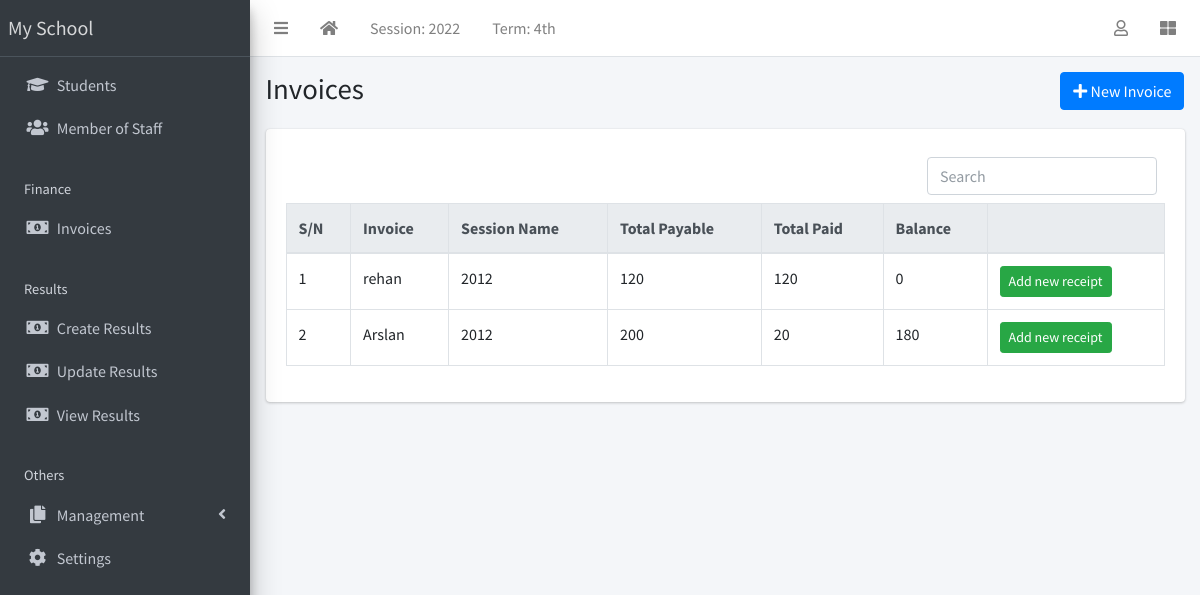
The app's page /appURL/invoicerecord/ with its own data.
### schoolapp/models.py (models this page shows, shortened)
class Invoice(models.Model):
    statuschoice = [
        ('Active','Active'),
        ('Inactive','Inactive'),
    ]
    studentnameI = models.ForeignKey(Student,on_delete=models.CASCADE, related_name="studentI")
    sessionnameI = models.ForeignKey(CurrentSession,on_delete=models.CASCADE, related_name="sessionI")
    termnameI = models.ForeignKey(CurrentTerm,on_delete=models.CASCADE, related_name="termI")
    classnameI = models.ForeignKey(Class,on_delete=models.CASCADE, related_name="classI")
    balance_from_prev_term = models.IntegerField()
    status = models.CharField(max_length=100,choices=statuschoice,default='Active')
    def balance(self):
        payable = self.total_amount_payable()
        paid = self.total_amount_paid()
        return payable - paid
    def amount_payable(self):
        items = FeeStructure.objects.filter(feeFK=self)
        total = 0
        for item in items:
            total += item.feeamount
        return total
    def total_amount_payable(self):
        return self.balance_from_prev_term + self.amount_payable()
    def total_amount_paid(self):
        receipts = Receipt.objects.filter(receiptFK=self)
        amount = 0
        for receipt in receipts:
            amount += receipt.amount
        return amount

class Student(models.Model):
    statuschoice = [
        ('Active','Active'),
        ('Inactive','Inactive'),
    ]
    genders = [
        ('Male','Male'),
        ('Female','Female'),
    ]
    id = models.AutoField(primary_key=True)
    status = models.CharField(max_length=100,choices=statuschoice,default='Active')
    registeration_number = models.CharField(max_length=1200,unique=True)
    first_name = models.CharField(max_length=500)
    sur_name = models.CharField(max_length=500)
    other_name = models.CharField(max_length=500, blank=True,null=True)
    gender = models.CharField(max_length=300,choices=genders,default='Male')
    date_of_birth = models.DateField()
    classnameS = models.ForeignKey(Class, on_delete=models.CASCADE, related_name="classS")
    date_of_addmission = models.DateField()
    mobile_no = models.IntegerField(null=True, blank=True,unique=True)
    address = models.TextField(null=True, blank=True)
    others = models.TextField(null=True, blank=True)
    passport = models.ImageField(upload_to='home/images',null=True, blank=True)
    def __str__(self):
        return self.first_name

class CurrentSession(models.Model):
    sessionname = models.CharField(max_length=400)
    def __str__(self):
        return self.sessionname

class Receipt(models.Model):
    amount = models.IntegerField()
    comment = models.CharField(max_length=2000,blank=True,null=True)
    date_paid = models.CharField(max_length=800, blank=True, null=True)
    receiptFK = models.ForeignKey(Invoice, on_delete=models.CASCADE, related_name="receiptR")

class FeeStructure(models.Model):
    fee_type = models.CharField(max_length=400)
    feeamount = models.IntegerField()
    feeFK = models.ForeignKey(Invoice, on_delete=models.CASCADE, related_name="invoiceFS")

### schoolapp/views.py (the view)
# urls.py: path('invoicerecord/', views.InvoiceRecord,name="invoicerecord"),
def InvoiceRecord(request):
    all_inv = Invoice.objects.all().annotate(fee=Sum('invoiceFS__feeamount'),rec=Sum('receiptR__amount'))
    return render(request,"schoolapp/invoice.html",{'invoice': all_inv})

### schoolapp/templates/schoolapp/invoice.html (shortened to what this page needs)
{% extends 'base.html' %}
{% block body %}
{% load customtag %}
{% load humanize %}
		<div class="content-wrapper">
      <section class="content-header">
        <div class="container-fluid">
          <div class="row mb-1">
            <div class="col-sm-8">
              <h1>Invoices</h1>
            </div>
            <div class="col-sm-4">
              <ol class="breadcrumb float-sm-right">
                <li class="breadcrumb-item">
<a class="btn btn-primary" href="/appURL/createinvoice/"><i
    class="fas fa-plus"></i> New Invoice</a>
</li>
              </ol>
            </div>
          </div>
        </div>
      </section>
      <section class="content">
        <div class="container-fluid">
          <div class="row">
            <div class="col-md-12">
              <div class="card">
                <div class="card-body">
                  <div class="row">
                    <div class="col">
                      <div class="offset-md-8 col-md-4">
                      	<form class="my-2 mx-5 mr-auto">
            <input class="form-control mr-sm-2" type="text" placeholder="Search" aria-label="Search" id="user-input_invoice">
          </form>
                      </div>
  <div class="table-responsive">
    <table id="invoicetable_invoice" class="table table-bordered table-hover" data-page-length='100'>
      <thead class="thead-light">
        <tr>
          <th>S/N</th>
          <th>Invoice</th>
          <th>Session Name</th>
          <th>Total Payable</th>
          <th>Total Paid</th>
          <th>Balance</th>
          <th></th>
        </tr>
      </thead>
      <tbody>
      	{% for stu in invoice %}
          <tr class='clickable-row' data-href="/appURL/getinvoicerecord/{{stu.id}}">
            <td>{{forloop.counter}}</td>
            <td>{{stu.studentnameI}}</td>
            <td>{{stu.sessionnameI}}</td>
            <td>{{stu.total_amount_payable | intcomma}}</td>
            <td>{{stu.total_amount_paid | intcomma }}</td>
            <td>{{stu.balance | intcomma }}</td>
            <td><a class="btn btn-success btn-sm"
              href="/appURL/addreceipt/{{stu.id}}">Add new
              receipt</a></td>
          </tr>
          {% endfor %}
          </tbody>
    </table>
  </div>
                    </div>
                  </div>
                </div>
              </div>
            </div>
          </div>
        </div>
      </section>
    </div>
		{% endblock body %}

### records on screen
Invoice: studentnameI "rehan", sessionnameI "2012", total_amount_payable "120", total_amount_paid "120", balance "0"
Invoice: studentnameI "Arslan", sessionnameI "2012", total_amount_payable "200", total_amount_paid "20", balance "180"
